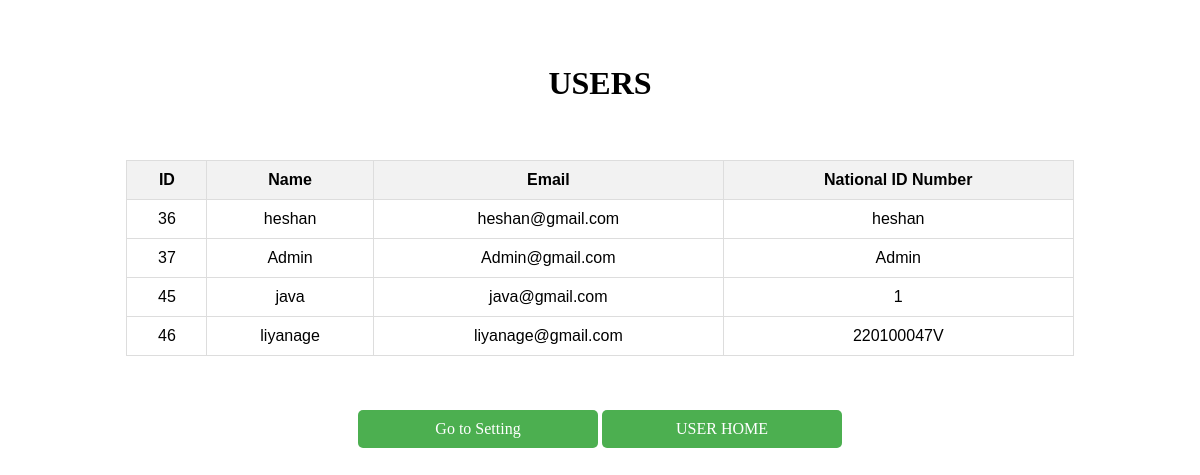
The page /code/admincanseeuser.php on the database its author committed.
### tables this page shows
CREATE TABLE `signupdetails` (
  `cus_id` int(50) NOT NULL,
  `name` varchar(50) NOT NULL,
  `mail` varchar(50) NOT NULL,
  `password` varchar(300) NOT NULL,
  `idnumber` varchar(20) NOT NULL
);

### code/admincanseeuser.php (the view, shortened to what this page needs)
<html>
    <head>
</head>
<body>
<?php
require 'connect.php';
$stmt = $conn->prepare("SELECT * FROM signupdetails");
$stmt->execute();
$result = $stmt->get_result();
echo "<br><br><center><h1>USERS</h1></center><br><br>";
echo "<table class='data-table' style='margin: 0 auto; border-collapse: collapse; width: 80%;'>";
echo "<thead>";
echo "<tr>";
echo "<th>ID</th>";
echo "<th>Name</th>";
echo "<th>Email</th>";
echo "<th>National ID Number</th>";
echo "</tr>";
echo "</thead>";
echo "<tbody>";
if ($result->num_rows > 0) {
    while ($row = $result->fetch_assoc()) {
        echo "<tr>";
        echo "<td>" . $row['cus_id'] . "</td>";
        echo "<td>" . $row['name'] . "</td>";
        echo "<td>" . $row['mail'] . "</td>";
        echo "<td>" . $row['idnumber'] . "</td>";
        echo "</tr>";
    }
} else {
    echo "<tr><td colspan='4' class='no-data'>No data found</td></tr>";
}
echo "</tbody>";
echo "</table>";
?>
<br><br><br>
<center>
<a class='beautiful-button' href='setting.html'>Go to Setting</a>
<a class='beautiful-button' href='index.php'>USER HOME</a></center>
</body></html>

### code/admincanseeuser.php (style rules this page uses)
.data-table { font-family: sans-serif; border: 1px solid #ddd; text-align: center; }
.data-table th, .data-table td { padding: 10px; border: 1px solid #ddd; }
.data-table th { background-color: #f2f2f2; font-weight: bold; }
.beautiful-button { display: inline-block; width: 200px; padding: 10px 20px; background-color: #4CAF50; color: white; border: none; border-radius: 5px; text-align: center; text-decoration: none; font-size: 16px; cursor: pointer; transition: all 0.3s ease; }

### rows shown on the page
signupdetails: cus_id "36", name "heshan", mail "heshan@gmail.com", idnumber "heshan"
signupdetails: cus_id "37", name "Admin", mail "Admin@gmail.com", idnumber "Admin"
signupdetails: cus_id "45", name "java", mail "java@gmail.com", idnumber "1"
signupdetails: cus_id "46", name "liyanage", mail "liyanage@gmail.com", idnumber "220100047V"
